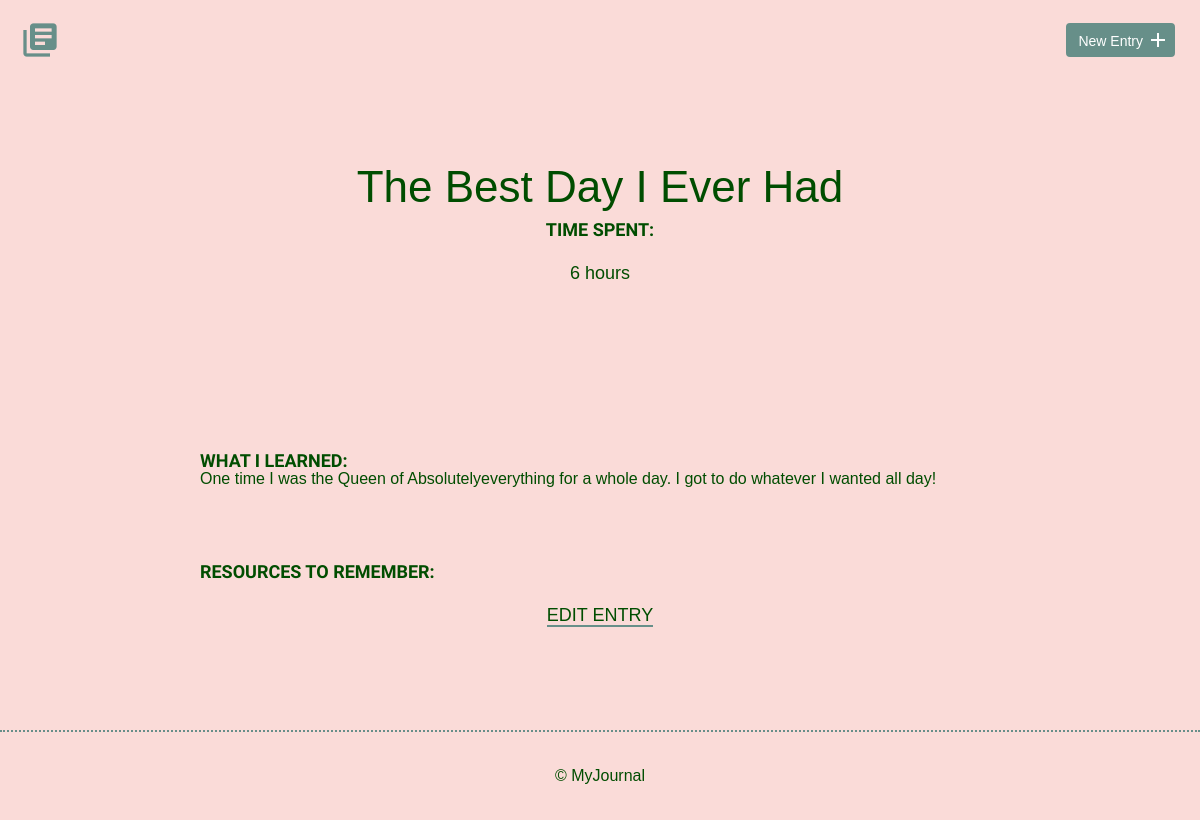
Screenshot of /detail.php?id=1 with the database file from the repository.
### tables this page shows
CREATE TABLE "entries" (
	`id`	INTEGER,
	`title`	TEXT,
	`date`	TEXT,
	`time_spent`	INTEGER,
	`learned`	BLOB,
	`resources`	BLOB,
	PRIMARY KEY(`id`)
);

### inc/functions.php (called while the page is built, shortened)
<?php
function show_that_entry($id) {
    include ('connections.php');
try {
   $sql =  'SELECT * FROM entries WHERE id=?';
   $results = $db->prepare($sql);
   $results->bindValue(1, $id, PDO::PARAM_STR);
   $results->execute();
} catch (Exception $e) {
    echo "Unable to get that entry. </br>";
    echo $e->getMessage();
}
$entry = $results->fetch(PDO::FETCH_ASSOC);
return $entry;
}
?>

### detail.php (the view, shortened to what this page needs)
<?php include ('inc/functions.php');
$results = show_that_entry($_GET['id']);
?>
<!DOCTYPE html>
<html>
    <head>
        <link rel="stylesheet" href="css/normalize.css">
        <link rel="stylesheet" href="css/site.css">
    </head>
    <body>
         <?php include('inc/header.php'); ?>
        <section>
            <div class="container">
                <div class="entry-list single">
                    <article>
                        <h1><?php echo $results['title']; ?></h1>
                        <time datetime="><?php echo $results['date']; ?><?php echo date('F d, Y', strtotime($results['date'])); ?></time>
                        <div class="entry">
                            <h3>Time Spent: </h3>
                            <p><?php echo $results['time_spent']; ?></p>
                        </div>
                        <div class="entry">
                            <h3>What I Learned:</h3>
                            <?php echo $results['learned']; ?>
                        </div>
                        <div class="entry">
                            <h3>Resources to Remember:</h3>
                        </div>
                </div>
            <div class="edit">
                <p><a href="edit.php?id=?<?php echo $results['id']; ?>">Edit Entry</a></p>
            </div>
        </section>
        <footer>
            <div>
                &copy; MyJournal
            </div>
        </footer>
    </body>
</html>

### css/site.css (style rules this page uses)
body { font-size: 16px; color: #004d00; font-family: 'Arial'; font-weight: 400; background-color: #FADBD8; }
.container { margin: 0 auto; padding: 0 25px; }
footer { text-align: center; padding: 35px 0; border-top: 2px dotted #678f89; }
h1, h2, h3 { margin: 0; font-weight: 400; line-height: 1em; color:#004d00; }
h1 { font-size: 44px; margin-bottom: 12px; color:#004d00; }
h3 { font-size: 18px; font-family: 'Work Sans', serif; font-weight: 600; text-transform: uppercase; color: #004d00; }
p { line-height: 1.8em; font-size: 18px; }
p a { border-bottom: 2px solid #678f89; padding: 0; color: #678f89; text-decoration: none; color: #004d00; }
.entry-list, .edit-entry, .new-entry { max-width: 800px; margin: 0 auto; padding: 70px 0 150px 0; color: #004d00; }
.entry-list article { margin-bottom: 70px; text-align: center; color: #004d00; }
.entry-list article:last-child { margin-bottom: 0; }
.entry-list.single { padding-bottom: 70px; }
.entry-list.single time { font-size: 18px; color: #004d00; }
.entry { max-width: 800px; margin: 75px auto 0 auto; text-align: left; color: #004d00; }
.edit { padding-bottom: 80px; text-align: center; margin: 0 auto; color: #004d00; }
.edit a { font-weight: 400; text-transform: uppercase; font-size: 18px; color: #004d00; }

### rows the page displays
entries: title "The Best Day I Ever Had", time_spent "6 hours", learned "One time I was the Queen of Absolutelyeverything for a whole day. I got to do whatever I wanted all day!"
